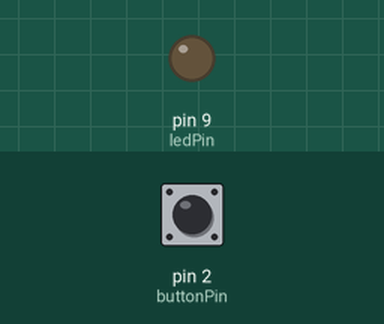
The sketch below on a simulated Arduino Uno, built with avr-gcc and run on an emulated ATmega328P. On the bench: output pins drawn as LEDs (lit = HIGH). The inputs (shaded band) are chosen by the test bench; at power-on: pin 2 (buttonPin) HIGH.

Above: at 1.2 s.
1.3 s: pin 2 (buttonPin) pulled LOW for 0.15 s
4.3 s: pin 2 (buttonPin) pulled LOW for 1 s
Timing chart, 0 to 13.3 s (numbered marks = the images above; inputs shaded):
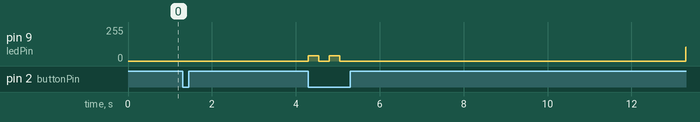

Measured:
- after the input at 1.3 s, pin 9 (ledPin): 0/255 → 38/255 after 3.0 s
- after the input at 4.3 s, pin 9 (ledPin): 38/255 → 0/255 after 0.25 s, → 39/255 0.25 s later, → 0/255 0.25 s later

The sketch:

Day5_PWM_Breathing_ino.ino
```cpp
// Day5 最终版：PWM呼吸灯 + 按钮随时控制（非阻塞版）

const int ledPin = 9;
const int buttonPin = 2;

bool isBreathing = false;        // false = 停止呼吸
unsigned long previousMillis = 0;
int brightness = 0;
bool increasing = true;

void setup() {
  pinMode(ledPin, OUTPUT);
  pinMode(buttonPin, INPUT_PULLUP);
}

void loop() {
  // 随时检查按钮（随时都能响应）
  if (digitalRead(buttonPin) == LOW) {
    isBreathing = !isBreathing;
    delay(250);                   // 防抖动
  }

  // 如果正在呼吸，就慢慢呼吸
  if (isBreathing) {
    unsigned long currentMillis = millis();
    if (currentMillis - previousMillis >= 5) {
      previousMillis = currentMillis;

      analogWrite(ledPin, brightness);

      if (increasing) {
        brightness++;
        if (brightness >= 255) increasing = false;
      } else {
        brightness--;
        if (brightness <= 0) increasing = true;
      }
    }
  } else {
    analogWrite(ledPin, 0);   // 停止时直接彻底灭灯
  }
}
```
